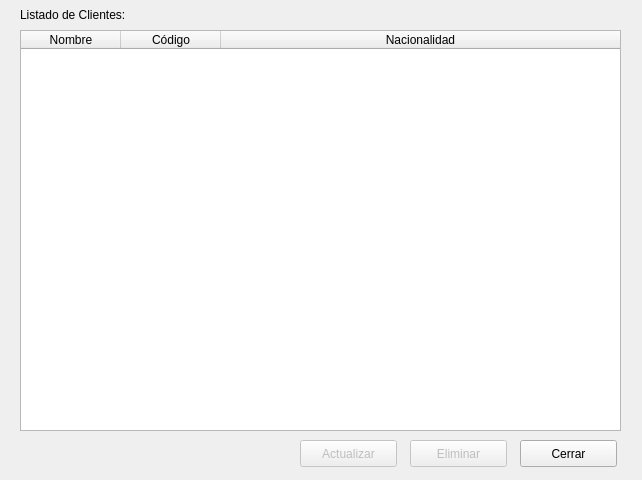
<?xml version="1.0" encoding="UTF-8"?>
<ui version="4.0">
 <class>Form</class>
 <widget class="QWidget" name="Form">
  <property name="windowModality">
   <enum>Qt::ApplicationModal</enum>
  </property>
  <property name="geometry">
   <rect>
    <x>0</x>
    <y>0</y>
    <width>642</width>
    <height>480</height>
   </rect>
  </property>
  <property name="windowTitle">
   <string>Listado de Clientes</string>
  </property>
  <widget class="QLabel" name="label">
   <property name="geometry">
    <rect>
     <x>20</x>
     <y>6</y>
     <width>131</width>
     <height>17</height>
    </rect>
   </property>
   <property name="text">
    <string>Listado de Clientes:</string>
   </property>
  </widget>
  <widget class="QTableWidget" name="listado">
   <property name="geometry">
    <rect>
     <x>20</x>
     <y>30</y>
     <width>601</width>
     <height>401</height>
    </rect>
   </property>
   <property name="editTriggers">
    <set>QAbstractItemView::NoEditTriggers</set>
   </property>
   <property name="selectionMode">
    <enum>QAbstractItemView::SingleSelection</enum>
   </property>
   <property name="selectionBehavior">
    <enum>QAbstractItemView::SelectRows</enum>
   </property>
   <property name="columnCount">
    <number>3</number>
   </property>
   <attribute name="horizontalHeaderStretchLastSection">
    <bool>true</bool>
   </attribute>
   <column>
    <property name="text">
     <string>Nombre</string>
    </property>
   </column>
   <column>
    <property name="text">
     <string>Código</string>
    </property>
    <property name="toolTip">
     <string>Número de Identificación</string>
    </property>
   </column>
   <column>
    <property name="text">
     <string>Nacionalidad</string>
    </property>
   </column>
  </widget>
  <widget class="QPushButton" name="cerrar">
   <property name="geometry">
    <rect>
     <x>520</x>
     <y>440</y>
     <width>97</width>
     <height>27</height>
    </rect>
   </property>
   <property name="text">
    <string>Cerrar</string>
   </property>
  </widget>
  <widget class="QPushButton" name="eliminar">
   <property name="enabled">
    <bool>false</bool>
   </property>
   <property name="geometry">
    <rect>
     <x>410</x>
     <y>440</y>
     <width>97</width>
     <height>27</height>
    </rect>
   </property>
   <property name="text">
    <string>Eliminar</string>
   </property>
  </widget>
  <widget class="QPushButton" name="actualizar">
   <property name="enabled">
    <bool>false</bool>
   </property>
   <property name="geometry">
    <rect>
     <x>300</x>
     <y>440</y>
     <width>97</width>
     <height>27</height>
    </rect>
   </property>
   <property name="text">
    <string>Actualizar</string>
   </property>
  </widget>
 </widget>
 <resources/>
 <connections/>
</ui>
